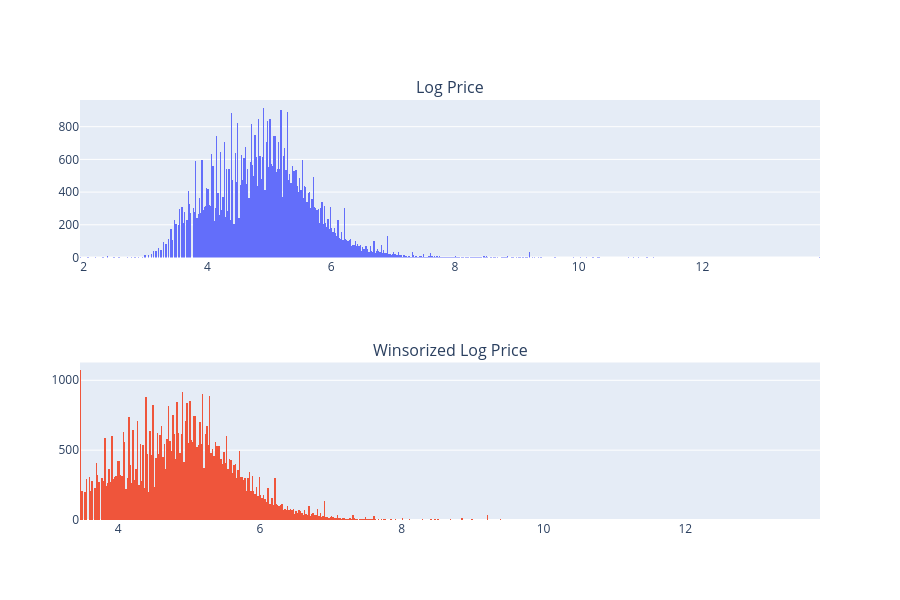

Notebook source saved alongside this figure:
### Code cell
from plotly.subplots import make_subplots
import plotly.graph_objects as go

fig = make_subplots(rows=2, cols=1, 
                    subplot_titles=("Log Price", "Winsorized Log Price"))

fig.add_trace(go.Histogram(x=df["log_price"], name="Log Price"), 
              row=1, col=1)

fig.add_trace(go.Histogram(x=df["win_log_p"], name="Winsorized"), 
              row=2, col=1)

fig.update_layout(height=600, showlegend=False)
fig.show()

### Figure 1 — Plotly figure (JSON) as saved in the notebook; plotly's stock layout.template omitted (floating-point values rounded to 4 significant figures; data arrays with more than 128 entries replaced by an {"elided": "..."} marker saying what was removed)
{"data": [{"name": "Log Price", "type": "histogram", "x": {"elided": "96871 float values"}, "xaxis": "x", "yaxis": "y"}, {"name": "Winsorized", "type": "histogram", "x": {"elided": "96871 float values"}, "xaxis": "x2", "yaxis": "y2"}], "layout": {"annotations": [{"font": {"size": 16}, "showarrow": false, "text": "Log Price", "x": 0.5, "xanchor": "center", "xref": "paper", "y": 1, "yanchor": "bottom", "yref": "paper"}, {"font": {"size": 16}, "showarrow": false, "text": "Winsorized Log Price", "x": 0.5, "xanchor": "center", "xref": "paper", "y": 0.375, "yanchor": "bottom", "yref": "paper"}], "height": 600, "showlegend": false, "xaxis": {"anchor": "y", "domain": [0, 1]}, "xaxis2": {"anchor": "y2", "domain": [0, 1]}, "yaxis": {"anchor": "x", "domain": [0.625, 1]}, "yaxis2": {"anchor": "x2", "domain": [0, 0.375]}}}
